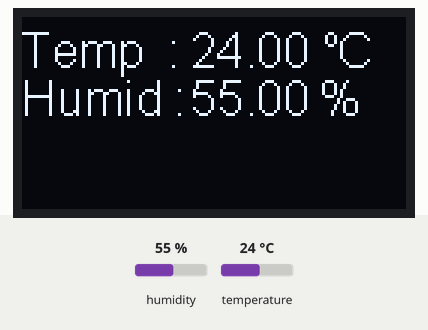
Recording of a sketch running on a simulated ESP8266 (NodeMCU). Parts: 128×64 one-colour display. Inputs (shaded band) come from the test bench; at power-on: humidity 55 %, temperature 24 °C. WiFi joins after 1.5 s; servers stay silent unless stated; uploads are accepted with an empty reply; what the sketch prints to the serial monitor is not drawn.

Above: at 4.7 s.
4.8 s: humidity set to 22 %
At 10.9 s:
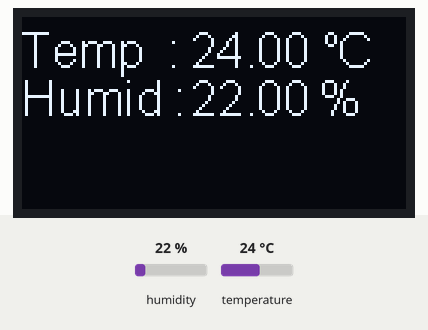
11.3 s: temperature set to 12 °C
At 17.3 s:
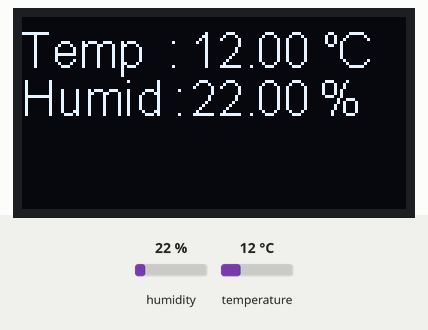
17.6 s: humidity set to 40 %
At 23.0 s:
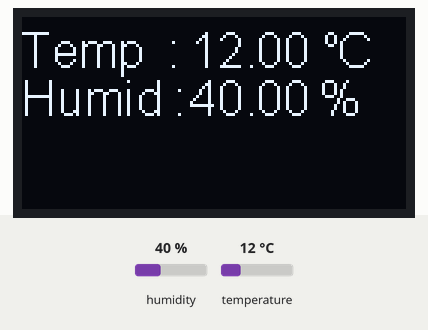
23.9 s: temperature set to 19 °C
At 29.7 s:
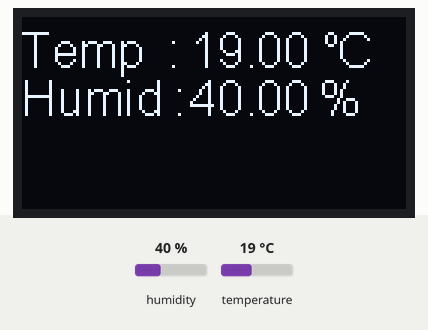
Timing chart, 0 to 31.1 s (numbered marks = the images above; inputs shaded):
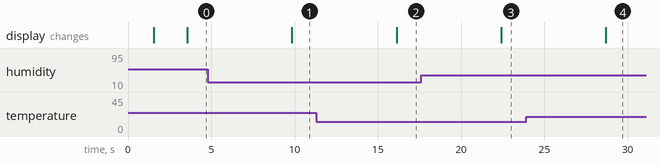

Measured:
- after the input at 4.8 s, the display: changes after 5.0 s (image 1)
- after the input at 11.3 s, the display: changes after 4.8 s (image 2)
- after the input at 17.6 s, the display: changes after 4.8 s (image 3)
- after the input at 23.9 s, the display: changes after 4.8 s (image 4)

The sketch:

HTTPSRequest.ino
```cpp
/*
    HTTP over TLS (HTTPS) example sketch

    This example demonstrates how to use
    WiFiClientSecure class to access HTTPS API.
    We fetch and display the status of
    esp8266/Arduino project continuous integration
    build.

    Limitations:
      only RSA certificates
      no support of Perfect Forward Secrecy (PFS)
      TLSv1.2 is supported since version 2.4.0-rc1

    Created by Ivan Grokhotkov, 2015.
    This example is in public domain.
*/

#include <ESP8266WiFi.h>
#include <WiFiClientSecure.h>

#include "SSD1306.h"
#include <DHT.h>

#define DHTPIN  16   // D0
#define DHTTYPE DHT22

SSD1306  display(0x3c, D3, D5);
DHT dht(DHTPIN, DHTTYPE, 15);

const char* ssid = "hyohyo";
const char* password = "qogyrud1";

const char* host = "iot.emirim.kr";
const int httpsPort = 443;

// Use web browser to view and copy
// SHA1 fingerprint of the certificate
const char* fingerprint = "35 85 74 EF 67 35 A7 CE 40 69 50 F3 C0 F6 80 CF 80 3B 2E 19";

  // Use WiFiClientSecure class to create TLS connection
  WiFiClientSecure client;

void setup() {
  Serial.begin(115200);

  Serial.println();
  Serial.print("connecting to ");
  Serial.println(ssid);
  WiFi.mode(WIFI_STA);
  WiFi.begin(ssid, password);
  while (WiFi.status() != WL_CONNECTED) {
    delay(500);
    Serial.print("#");
  }
  Serial.println("");
  Serial.println("WiFi connected");
  Serial.println("IP address: ");
  Serial.println(WiFi.localIP());

  Serial.println("DHT22/SSD1306");
  Serial.println("ThingSpeak");

  dht.begin();

  display.init();
  display.flipScreenVertically();
  display.setTextAlignment(TEXT_ALIGN_LEFT);
  display.setFont(ArialMT_Plain_16);
  display.drawString(0, 10, "DHT22/SSD1306");
  display.display();
  delay(2000);

}

void loop() {
  float t, h;
  String  temp, humi;
  t = dht.readTemperature();
  h = dht.readHumidity();
  temp = t;
  humi = h;

  if (isnan(h) || isnan(t)) {
    Serial.println("Fail to read!!");
    display.clear();
    display.drawString(0, 2, "Fail to read!!");
    display.display();
  } else {
    Serial.print("Temperture: ");
    Serial.print(t);
    Serial.print(" ^C, \t\n");
    Serial.print("Humidity: ");
    Serial.print(h);
    Serial.print(" %\n");

    display.clear();
    display.setFont(ArialMT_Plain_10);
    display.drawString(100, 0, "o");
    display.setFont(ArialMT_Plain_16);
    display.drawString(0, 2, "Temp  :             C");
    display.drawString(56, 2, temp);
    display.drawString(0, 18, "Humid :           %");
    display.drawString(56, 18, humi);
    display.display();
  }

Serial.print("connecting to ");
  Serial.println(host);
  if (!client.connect(host, httpsPort)) {
    Serial.println("connection failed");
    return;
  }

  if (client.verify(fingerprint, host)) {
    Serial.println("certificate matches");
  } else {
    Serial.println("certificate doesn't match");
  }

  String url = "/api/sensor/";
  url += "0/"+(String)t+"/"+(String)h;

  Serial.print("requesting URL: ");
  Serial.println(url);

  client.print(String("GET ") + url + " HTTP/1.1\r\n" +
               "Host: " + host + "\r\n" +
               "User-Agent: BuildFailureDetectorESP8266\r\n" +
               "Connection: close\r\n\r\n");

  Serial.println("request sent");
  while (client.connected()) {
    String line = client.readStringUntil('\n');
    if (line == "\r") {
      Serial.println("headers received");
      break;
    }
  }
  String line = client.readStringUntil('\n');
  Serial.println(line);
  Serial.println("closing connection");


  delay(5000);
}
```
